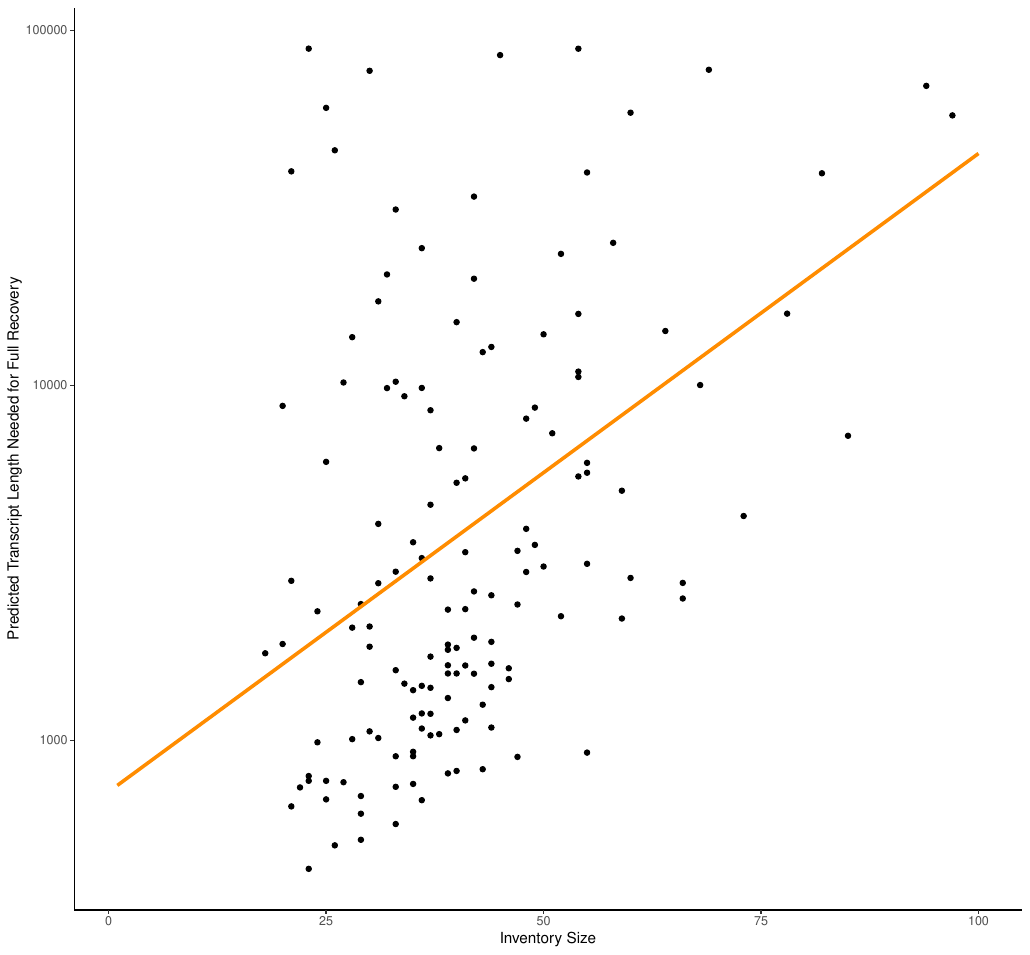

R code for this plot:
library(ape)
library(caper)
library(ggplot2)
options(scipen=1000000)

df <- read.delim('predict-gamm.dat', header=TRUE)
labels <- read.delim('../statistics/statistics.dat', header=TRUE)


tree <- read.nexus('../../data/glottolog/glottolog.trees')
tree <- compute.brlen(tree, method="Grafen")

# make labels match...
df <- merge(df, labels, by="Language")

cd <- comparative.data(
    phy=multi2di(tree),
    data=df,
    vcv=TRUE,
    names.col=Label,
    na.omit = FALSE,
    warn.dropped = TRUE
)
stopifnot(cd$dropped$tips == 0)
stopifnot(cd$dropped$unmatched.rows == 0)

sink("predicted_length_vs_inventory.txt")
print("Normal")
m <- lm(Length~TotalInventory, data=df)
summary(m)

print("LOG")
m <- lm(log(Length)~TotalInventory, data=df)
summary(m)

fit <- pgls(Length ~ TotalInventory, data=cd, lambda='ML', )
summary(fit)
par(mfrow=c(2,2))
pdf("pgls-length-vs-inventory.pdf")
plot(fit)
x <- dev.off()

fit.log <- pgls(log(Length) ~ TotalInventory, data=cd, lambda='ML')
summary(fit.log)
pdf("pgls-loglength-vs-inventory.pdf")
plot(fit.log)
x <- dev.off()

fit.loglog <- pgls(log(Length) ~ log(TotalInventory), data=cd, lambda='ML')
summary(fit.loglog)
pdf("pgls-loglength-vs-loginventory.pdf")
plot(fit.loglog)
x <- dev.off()


sink()

# DECISION:
# Log transformed Length is better as it makes the Q-Q plot track the line closer
# and the residuals are less clustered.
#
# Log(Length) and log(TotalInventory) is less preferred
#   - brings back the tails in the Q-Q
#   - no natural reason for log of inventory
#   - substantially lower R2
#
#  Decided to use Log(Length) ~ TotalInventory as best model.



predicted <- data.frame(
    TotalInventory=df$TotalInventory,
    Length=exp(predict(fit.log))
)

predicted <- data.frame(
    TotalInventory=1:100,
    LogLength=predict(fit.log, data.frame(TotalInventory=1:100), interval='prediction'),
    Length=exp(predict(fit.log, data.frame(TotalInventory=1:100), interval='prediction'))
)

p <- ggplot(df, aes(x=TotalInventory, y=Length))
p <- p + geom_point()
p <- p + geom_line(data=predicted, col='darkorange', size=1.2)
p <- p + scale_y_log10()
p <- p + xlab('Inventory Size') + ylab("Predicted Transcript Length Needed for Full Recovery")
p <- p + theme_classic() + guides(colour="none")

ggsave("predicted_length_vs_inventory.pdf", p)
ggsave("predicted_length_vs_inventory.png", p)

sink("predicted_length_vs_inventory.log")
for (i in 1:100) {
    x = predicted[i+1,]$Length - predicted[i,]$Length
    print(paste(i, x))
}
sink()
